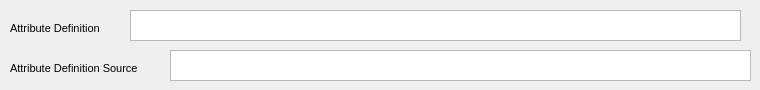
      <widget class="QWidget" name="tab_def3">
       <attribute name="title">
        <string>Definition 3</string>
       </attribute>
       <widget class="QLabel" name="label_21">
        <property name="geometry">
         <rect>
          <x>10</x>
          <y>20</y>
          <width>211</width>
          <height>16</height>
         </rect>
        </property>
        <property name="font">
         <font>
          <pointsize>8</pointsize>
         </font>
        </property>
        <property name="text">
         <string>Attribute Definition</string>
        </property>
       </widget>
       <widget class="QTextEdit" name="teAttributeSource3">
        <property name="geometry">
         <rect>
          <x>170</x>
          <y>50</y>
          <width>581</width>
          <height>31</height>
         </rect>
        </property>
        <property name="font">
         <font>
          <pointsize>8</pointsize>
         </font>
        </property>
       </widget>
       <widget class="QLabel" name="label_22">
        <property name="geometry">
         <rect>
          <x>10</x>
          <y>60</y>
          <width>151</width>
          <height>16</height>
         </rect>
        </property>
        <property name="font">
         <font>
          <pointsize>8</pointsize>
         </font>
        </property>
        <property name="text">
         <string>Attribute Definition Source</string>
        </property>
       </widget>
       <widget class="QTextEdit" name="teAttributeDef3">
        <property name="geometry">
         <rect>
          <x>130</x>
          <y>10</y>
          <width>611</width>
          <height>31</height>
         </rect>
        </property>
        <property name="font">
         <font>
          <pointsize>8</pointsize>
         </font>
        </property>
       </widget>
      </widget>
